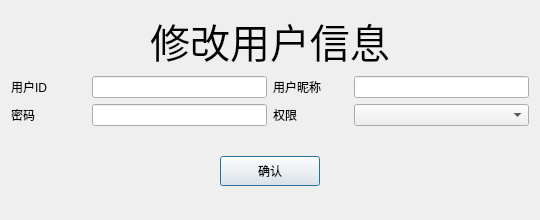
<?xml version="1.0" encoding="UTF-8"?>
<ui version="4.0">
 <class>changeUserDetailDialog</class>
 <widget class="QDialog" name="changeUserDetailDialog">
  <property name="geometry">
   <rect>
    <x>0</x>
    <y>0</y>
    <width>540</width>
    <height>220</height>
   </rect>
  </property>
  <property name="minimumSize">
   <size>
    <width>540</width>
    <height>220</height>
   </size>
  </property>
  <property name="maximumSize">
   <size>
    <width>540</width>
    <height>220</height>
   </size>
  </property>
  <property name="windowTitle">
   <string>修改用户信息</string>
  </property>
  <layout class="QGridLayout" name="gridLayout_2">
   <item row="0" column="0">
    <widget class="QLabel" name="label_title">
     <property name="maximumSize">
      <size>
       <width>16777215</width>
       <height>70</height>
      </size>
     </property>
     <property name="font">
      <font>
       <family>华文行楷</family>
       <pointsize>30</pointsize>
      </font>
     </property>
     <property name="text">
      <string>修改用户信息</string>
     </property>
     <property name="alignment">
      <set>Qt::AlignCenter</set>
     </property>
    </widget>
   </item>
   <item row="1" column="0">
    <layout class="QGridLayout" name="gridLayout">
     <item row="0" column="0">
      <layout class="QHBoxLayout" name="horizontalLayout_2">
       <item>
        <widget class="QLabel" name="label_3">
         <property name="minimumSize">
          <size>
           <width>48</width>
           <height>0</height>
          </size>
         </property>
         <property name="text">
          <string>用户ID</string>
         </property>
        </widget>
       </item>
       <item>
        <widget class="QLineEdit" name="lineEdit_ID">
         <property name="minimumSize">
          <size>
           <width>175</width>
           <height>0</height>
          </size>
         </property>
         <property name="maximumSize">
          <size>
           <width>175</width>
           <height>16777215</height>
          </size>
         </property>
        </widget>
       </item>
      </layout>
     </item>
     <item row="0" column="1">
      <layout class="QHBoxLayout" name="horizontalLayout">
       <item>
        <widget class="QLabel" name="label_2">
         <property name="minimumSize">
          <size>
           <width>48</width>
           <height>0</height>
          </size>
         </property>
         <property name="text">
          <string>用户昵称</string>
         </property>
        </widget>
       </item>
       <item>
        <widget class="QLineEdit" name="lineEdit_name">
         <property name="minimumSize">
          <size>
           <width>175</width>
           <height>0</height>
          </size>
         </property>
         <property name="maximumSize">
          <size>
           <width>175</width>
           <height>16777215</height>
          </size>
         </property>
        </widget>
       </item>
      </layout>
     </item>
     <item row="1" column="0">
      <layout class="QHBoxLayout" name="horizontalLayout_3">
       <item>
        <widget class="QLabel" name="label_4">
         <property name="minimumSize">
          <size>
           <width>48</width>
           <height>0</height>
          </size>
         </property>
         <property name="text">
          <string>密码</string>
         </property>
        </widget>
       </item>
       <item>
        <widget class="QLineEdit" name="lineEdit_passWord">
         <property name="minimumSize">
          <size>
           <width>175</width>
           <height>0</height>
          </size>
         </property>
         <property name="maximumSize">
          <size>
           <width>175</width>
           <height>16777215</height>
          </size>
         </property>
        </widget>
       </item>
      </layout>
     </item>
     <item row="1" column="1">
      <layout class="QHBoxLayout" name="horizontalLayout_5">
       <item>
        <widget class="QLabel" name="label_6">
         <property name="minimumSize">
          <size>
           <width>48</width>
           <height>0</height>
          </size>
         </property>
         <property name="text">
          <string>权限</string>
         </property>
        </widget>
       </item>
       <item>
        <widget class="QComboBox" name="comboBox_authority">
         <property name="minimumSize">
          <size>
           <width>175</width>
           <height>0</height>
          </size>
         </property>
         <property name="maximumSize">
          <size>
           <width>175</width>
           <height>16777215</height>
          </size>
         </property>
        </widget>
       </item>
      </layout>
     </item>
    </layout>
   </item>
   <item row="2" column="0">
    <spacer name="verticalSpacer_2">
     <property name="orientation">
      <enum>Qt::Vertical</enum>
     </property>
     <property name="sizeHint" stdset="0">
      <size>
       <width>20</width>
       <height>20</height>
      </size>
     </property>
    </spacer>
   </item>
   <item row="3" column="0">
    <layout class="QHBoxLayout" name="horizontalLayout_6">
     <item>
      <spacer name="horizontalSpacer_2">
       <property name="orientation">
        <enum>Qt::Horizontal</enum>
       </property>
       <property name="sizeHint" stdset="0">
        <size>
         <width>40</width>
         <height>20</height>
        </size>
       </property>
      </spacer>
     </item>
     <item>
      <widget class="QPushButton" name="Button_changeDetail">
       <property name="minimumSize">
        <size>
         <width>100</width>
         <height>30</height>
        </size>
       </property>
       <property name="maximumSize">
        <size>
         <width>100</width>
         <height>30</height>
        </size>
       </property>
       <property name="text">
        <string>确认</string>
       </property>
      </widget>
     </item>
     <item>
      <spacer name="horizontalSpacer">
       <property name="orientation">
        <enum>Qt::Horizontal</enum>
       </property>
       <property name="sizeHint" stdset="0">
        <size>
         <width>40</width>
         <height>20</height>
        </size>
       </property>
      </spacer>
     </item>
    </layout>
   </item>
   <item row="4" column="0">
    <spacer name="verticalSpacer">
     <property name="orientation">
      <enum>Qt::Vertical</enum>
     </property>
     <property name="sizeHint" stdset="0">
      <size>
       <width>20</width>
       <height>19</height>
      </size>
     </property>
    </spacer>
   </item>
  </layout>
 </widget>
 <resources/>
 <connections/>
</ui>
